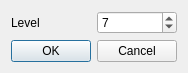
<?xml version="1.0" encoding="UTF-8"?>
<ui version="4.0">
 <class>HPRDialog</class>
 <widget class="QDialog" name="HPRDialog">
  <property name="geometry">
   <rect>
    <x>0</x>
    <y>0</y>
    <width>178</width>
    <height>72</height>
   </rect>
  </property>
  <property name="windowTitle">
   <string>HPR</string>
  </property>
  <layout class="QVBoxLayout">
   <item>
    <layout class="QHBoxLayout">
     <item>
      <widget class="QLabel" name="label">
       <property name="text">
        <string>Level</string>
       </property>
      </widget>
     </item>
     <item>
      <widget class="QSpinBox" name="octreeLevelSpinBox">
       <property name="toolTip">
        <string>Octree Level (for point cloud shape approx.)</string>
       </property>
       <property name="value">
        <number>7</number>
       </property>
      </widget>
     </item>
    </layout>
   </item>
   <item>
    <widget class="QDialogButtonBox" name="buttonBox">
     <property name="orientation">
      <enum>Qt::Horizontal</enum>
     </property>
     <property name="standardButtons">
      <set>QDialogButtonBox::Cancel|QDialogButtonBox::Ok</set>
     </property>
    </widget>
   </item>
  </layout>
 </widget>
 <resources>
  <include location="../qHPR.qrc"/>
 </resources>
 <connections>
  <connection>
   <sender>buttonBox</sender>
   <signal>accepted()</signal>
   <receiver>HPRDialog</receiver>
   <slot>accept()</slot>
   <hints>
    <hint type="sourcelabel">
     <x>248</x>
     <y>254</y>
    </hint>
    <hint type="destinationlabel">
     <x>157</x>
     <y>274</y>
    </hint>
   </hints>
  </connection>
  <connection>
   <sender>buttonBox</sender>
   <signal>rejected()</signal>
   <receiver>HPRDialog</receiver>
   <slot>reject()</slot>
   <hints>
    <hint type="sourcelabel">
     <x>316</x>
     <y>260</y>
    </hint>
    <hint type="destinationlabel">
     <x>286</x>
     <y>274</y>
    </hint>
   </hints>
  </connection>
 </connections>
</ui>
